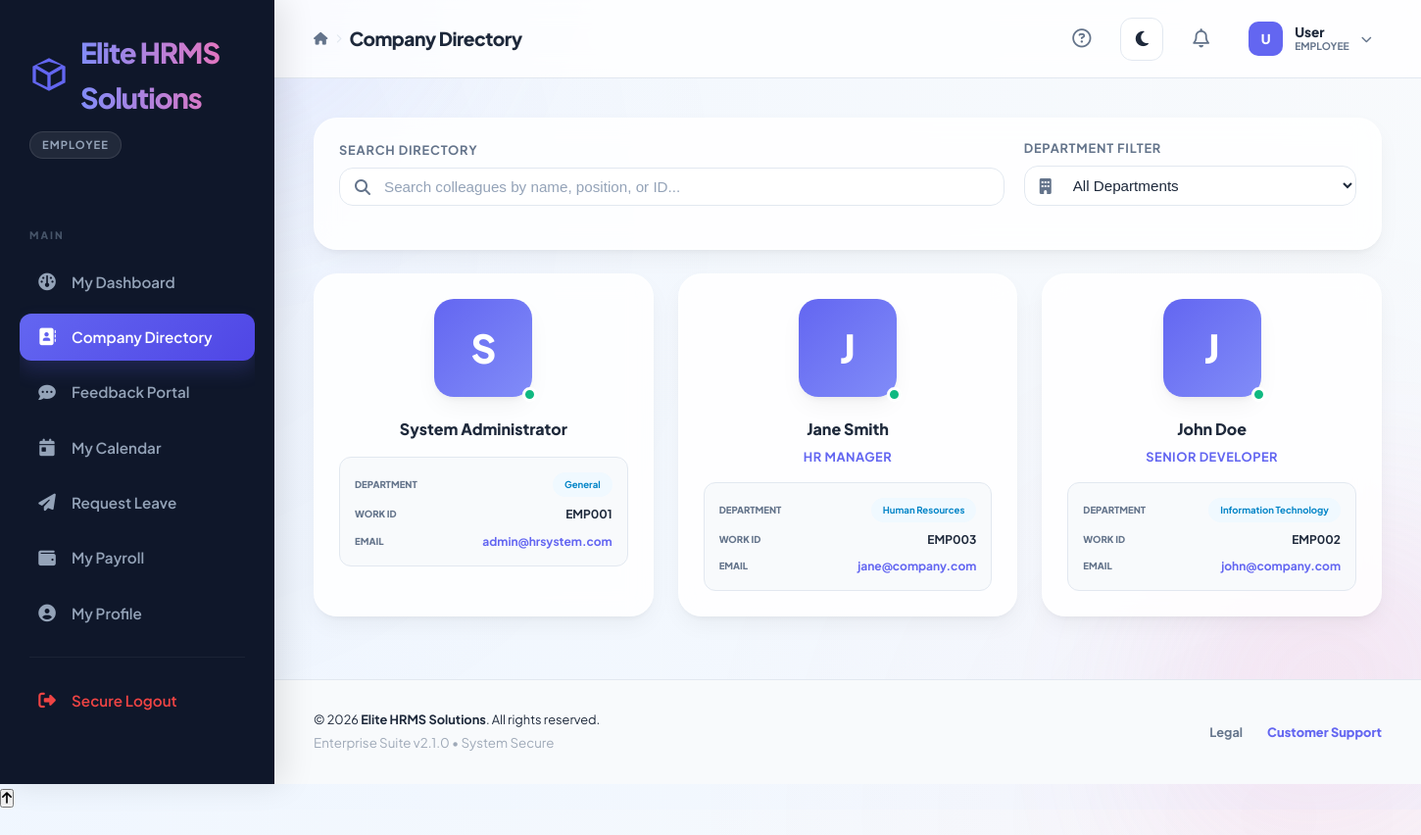
The page /employee/directory.php on the database its author committed.
### tables this page shows
CREATE TABLE system_settings (
    id INT AUTO_INCREMENT PRIMARY KEY,
    setting_key VARCHAR(50) NOT NULL UNIQUE,
    setting_value TEXT,
    updated_at TIMESTAMP DEFAULT CURRENT_TIMESTAMP ON UPDATE CURRENT_TIMESTAMP
);

CREATE TABLE employees (
    id INT AUTO_INCREMENT PRIMARY KEY,
    employee_id VARCHAR(20) UNIQUE NOT NULL,
    username VARCHAR(50) UNIQUE NOT NULL,
    password VARCHAR(255) NOT NULL,
    email VARCHAR(100) UNIQUE NOT NULL,
    full_name VARCHAR(100) NOT NULL,
    phone VARCHAR(20),
    address TEXT,
    department_id INT,
    position VARCHAR(100),
    salary_grade_id INT,
    dob DATE NULL,
    hire_date DATE,
    leave_balance INT DEFAULT 15,
    role ENUM('admin', 'employee', 'hr') DEFAULT 'employee',
    profile_pic VARCHAR(255) NULL,
    ui_accent VARCHAR(20) DEFAULT NULL,
    is_active BOOLEAN DEFAULT TRUE,
    created_at TIMESTAMP DEFAULT CURRENT_TIMESTAMP,
    updated_at TIMESTAMP DEFAULT CURRENT_TIMESTAMP ON UPDATE CURRENT_TIMESTAMP,
    FOREIGN KEY (department_id) REFERENCES departments(id) ON DELETE SET NULL,
    FOREIGN KEY (salary_grade_id) REFERENCES salary_grades(id) ON DELETE SET NULL
);

CREATE TABLE departments (
    id INT AUTO_INCREMENT PRIMARY KEY,
    name VARCHAR(100) NOT NULL UNIQUE,
    code VARCHAR(20) NOT NULL UNIQUE,
    description TEXT,
    manager_id INT NULL,
    budget DECIMAL(12, 2) DEFAULT 0,
    created_at TIMESTAMP DEFAULT CURRENT_TIMESTAMP,
    updated_at TIMESTAMP DEFAULT CURRENT_TIMESTAMP ON UPDATE CURRENT_TIMESTAMP
);

### employee/directory.php (the view, shortened to what the rows shown need)
<?php
require_once '../includes/header.php';
get_header("Company Directory");
$query = "SELECT e.*, d.name as department_name, sg.grade_level
          FROM employees e
          LEFT JOIN departments d ON e.department_id = d.id
          LEFT JOIN salary_grades sg ON e.salary_grade_id = sg.id
          WHERE e.is_active = 1
          ORDER BY d.name, e.full_name ASC";
$employees = mysqli_query($conn, $query);
?>
<div style="display: grid; grid-template-columns: repeat(auto-fill, minmax(320px, 1fr)); gap: 25px;" id="directoryGrid">
    <?php while($emp = mysqli_fetch_assoc($employees)): ?>
        <div class="card dir-card" data-dept="<?php echo htmlspecialchars($emp['department_name'] ?? 'N/A'); ?>" style="margin-bottom: 0; transition: all 0.3s cubic-bezier(0.34, 1.56, 0.64, 1);">
            <div class="card-body" style="padding: 25px; text-align: center;">
                <div style="position: relative; width: 100px; height: 100px; margin: 0 auto 20px;">
                    <?php
                    $pic = get_profile_pic($emp);
                    if ($pic): ?>
                        <img src="<?php echo $pic; ?>" alt="Profile" style="width: 100%; height: 100%; border-radius: 20px; object-fit: cover; border: 4px solid white; box-shadow: var(--shadow-soft);">
                    <?php else: ?>
                        <div style="width: 100%; height: 100%; background: linear-gradient(135deg, var(--primary), var(--primary-light)); color: white; border-radius: 20px; display: flex; align-items: center; justify-content: center; font-size: 2.5rem; font-weight: 800; box-shadow: var(--shadow-soft);">
                            <?php echo strtoupper(substr($emp['full_name'], 0, 1)); ?>
                        </div>
                    <?php endif; ?>
                    <span style="position: absolute; bottom: -5px; right: -5px; width: 15px; height: 15px; background: var(--success); border: 3px solid white; border-radius: 50%;" title="Active Staff"></span>
                </div>
                <h4 class="dir-name" style="margin: 0; font-weight: 800; color: var(--text-main);"><?php echo htmlspecialchars($emp['full_name']); ?></h4>
                <p class="dir-pos" style="color: var(--primary); font-size: 0.8rem; font-weight: 700; text-transform: uppercase; letter-spacing: 0.5px; margin: 5px 0 15px;"><?php echo htmlspecialchars($emp['position']); ?></p>
                <div style="display: flex; flex-direction: column; gap: 8px; text-align: left; background: #f8fafc; padding: 15px; border-radius: 12px; border: 1px solid var(--border);">
                    <div style="display: flex; justify-content: space-between; align-items: center;">
                        <small style="color: var(--text-muted); font-weight: 800; font-size: 0.6rem; text-transform: uppercase;">Department</small>
                        <span class="badge badge-info" style="font-size: 0.6rem;"><?php echo htmlspecialchars($emp['department_name'] ?? 'General'); ?></span>
                    </div>
                    <div style="display: flex; justify-content: space-between; align-items: center;">
                        <small style="color: var(--text-muted); font-weight: 800; font-size: 0.6rem; text-transform: uppercase;">Work ID</small>
                        <strong class="dir-id" style="font-size: 0.75rem;"><?php echo $emp['employee_id']; ?></strong>
                    </div>
                    <div style="display: flex; justify-content: space-between; align-items: center;">
                        <small style="color: var(--text-muted); font-weight: 800; font-size: 0.6rem; text-transform: uppercase;">Email</small>
                        <a href="mailto:<?php echo $emp['email']; ?>" style="font-size: 0.75rem; color: var(--primary); text-decoration: none; font-weight: 700;"><?php echo htmlspecialchars($emp['email']); ?></a>
                    </div>
                </div>
            </div>
        </div>
    <?php endwhile; ?>
</div>
<?php require_once '../includes/footer.php'; ?>

### includes/header.php (shortened to what the rows shown need)
<?php
require_once __DIR__ . '/auth.php';
require_once __DIR__ . '/functions.php';
function get_header($title = "HR Payroll System") {
?>
<!DOCTYPE html>
<html lang="en">
<head>
    <link rel="stylesheet" href="<?php echo BASE_URL; ?>style.css">
    <link rel="stylesheet" href="https://cdnjs.cloudflare.com/ajax/libs/font-awesome/6.4.0/css/all.min.css">
</head>
<body class="sidebar-open">
    <div class="app-container">
        <aside class="sidebar" id="sidebar">
            <div class="sidebar-header">
                <div class="logo-wrapper">
                    <img src="<?php echo BASE_URL; ?>favicon.svg" alt="Logo" width="40">
                    <h2 style="background: linear-gradient(to right, #818cf8, #f472b6, #818cf8); background-size: 200% auto; -webkit-background-clip: text; -webkit-text-fill-color: transparent; animation: textShine 3s linear infinite;"><?php echo get_setting('company_name') ?? 'HRMS'; ?></h2>
                </div>
            </div>
        </aside>
        <main class="main-content">
            <header class="top-bar">
                <div class="top-bar-left">
                    <div class="breadcrumb">
                        <div style="display: flex; align-items: center; gap: 8px;">
                            <h1 style="margin: 0; font-size: 1.2rem;"><?php echo $title; ?></h1>
                        </div>
                    </div>
                </div>
            </header>
            <div class="content-body">
<?php
}
?>

### includes/footer.php (shortened to what the rows shown need)
            </div>
            <footer class="app-footer no-print" style="padding: 30px 40px; border-top: 1px solid var(--border); display: flex; justify-content: space-between; align-items: center; background: var(--bg-app); margin-top: auto;">
                <div>
                    <p style="font-size: 0.8rem; color: var(--text-main); margin: 0;">&copy; <?php echo date('Y'); ?> <strong><?php echo get_setting('company_name') ?? 'Elite HRMS'; ?></strong>. All rights reserved.</p>
                </div>
            </footer>
        </main>
    </div>
</body>
</html>

### rows shown on the page
system_settings: setting_value "Elite HRMS Solutions"
employees: full_name "S", full_name "System Administrator", department_name "General", employee "EMP001", email "admin@hrsystem.com"
employees: full_name "J", full_name "Jane Smith", position "HR MANAGER", department.name "Human Resources", employee "EMP003", email "jane@company.com"
employees: full_name "J", full_name "John Doe", position "SENIOR DEVELOPER", department.name "Information Technology", employee "EMP002", email "john@company.com"

### other values the page prints
$role "EMPLOYEE"
$title "Company Directory"
substr($user['full_name'] ?? 'U', 0, 1) "U"
explode(' ', $user['full_name'] ?? 'User')[0] "User"
